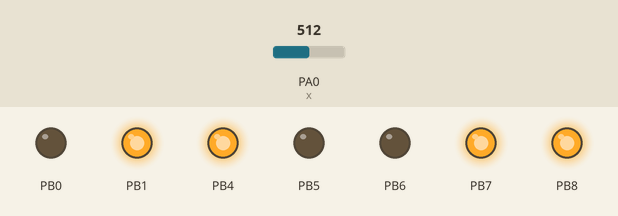
Bench run of a sketch on a simulated STM32 Blue Pill. Parts: output pins drawn as LEDs (lit = HIGH). Inputs (shaded band) come from the test bench; at power-on: PA0 (x) = 512.

Above: at 1.2 s.
1.3 s: PA0 (x) set to 537
2.8 s: PA0 (x) set to 555
At 4.0 s:
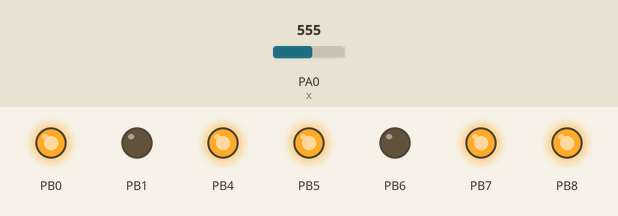
4.3 s: PA0 (x) set to 716
At 5.3 s:
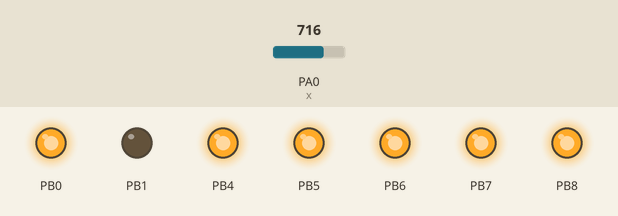
5.8 s: PA0 (x) set to 753
7.3 s: PA0 (x) set to 772
At 7.6 s:
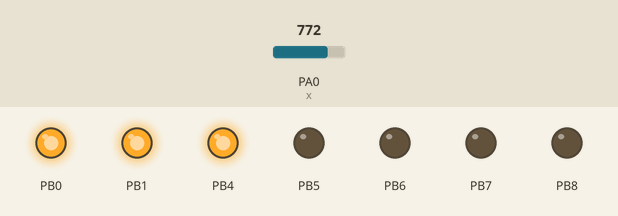
8.8 s: PA0 (x) set to 511
At 9.9 s:
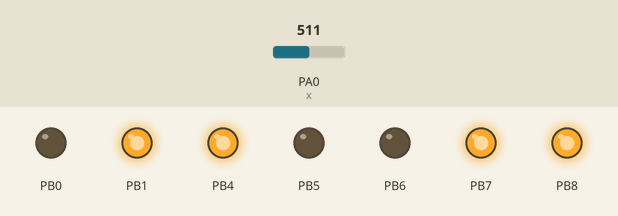
Timing chart, 0 to 11.3 s (numbered marks = the images above; inputs shaded):
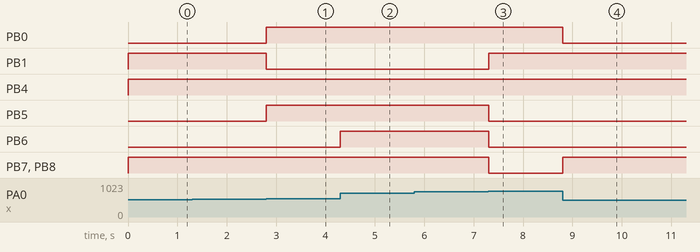

Measured:
- the behaviour switches between 544 and 545 on PA0 (x) (found by bisection; images 0 and 1)
- the behaviour switches between 762 and 763 on PA0 (x) (found by bisection; images 2 and 3)
- after the input at 1.3 s, every drawn part: stays the same
- after the input at 2.8 s, PB0, PB5: LOW → HIGH at once; PB1: HIGH → LOW at once
- after the input at 4.3 s, PB6: LOW → HIGH at once
- after the input at 5.8 s, every drawn part: stays the same
- after the input at 7.3 s, PB1: LOW → HIGH at once; PB5–8: HIGH → LOW at once
- after the input at 8.8 s, PB0: HIGH → LOW at once; PB7, PB8: LOW → HIGH at once

The sketch:

arman.ino
```cpp
#define a  PB0
#define b  PB1
#define c  PB4
#define d  PB5
#define e  PB6
#define f  PB7
#define g  PB8
#define x  PA0
char pins[7]={a,b,c,d,e,f,g};
void show(int num){
  //if(num>9){return 0;}
  bool ss [10][7]={{1,1,1,1,1,1,0},
                   {0,1,1,0,0,0,0},
                   {1,1,0,1,1,0,1},
                   {1,1,1,1,0,0,1},
                   {0,1,1,0,0,1,1},
                   {1,0,1,1,0,1,1},
                   {1,0,1,1,1,1,1},
                   {1,1,1,0,0,0,0},
                   {1,1,1,1,1,1,1},
                   {1,1,1,1,0,1,1}};


   for(int i=0;i<7;i++){

    digitalWrite(pins[i],ss[num][i]);


   }
}

void setup() {
   for(int i=0;i<7;i++){
    pinMode(pins[i],OUTPUT);

  }
  pinMode(PA0,INPUT);
}

void loop() {
  show(analogRead(x)/109);

}
```
